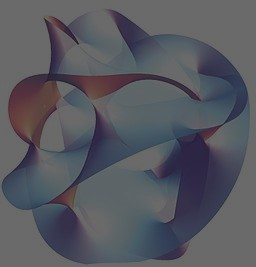
#> input picture Python/figures/0.jpg, 256 x 267 px; its folder holds only this picture in this run
$ jupyter execute --allow-errors 4_Lecture_LLMs_as_Assistants.ipynb
#> lines starting #> are read from the running program, lines starting #| are printed output that depends on the picture
# Large Language Models

Surely you've heard of ChatGPT. It's a large language model, which is a type of neural network used for natural language processing, amongst other things, based on the Transformer architecture.

We'll see two language models in this class:
- [Copilot](https://copilot.github.com), an AI pair programmer you may have already seen and can be active in VScode.
- [ChatGPT](http://chat.openai.com) or GPT-4 (GPT-4o), which is a large language model trained on a large corpus of text from the internet by OpenAI. Relative to Copilot, it generates larger blocks of reliable text but doesn't have quite the line-by-line pair programmer feeling of CoPilot.

# Copilot

Your AI pair programmer.

In this class, you may use Copilot primarily in two ways.

The first is code completion. We'll begin with `fibonacci = ` and see what it gives.

[cell 1]
fibonacci = [1,1,2,3,5,8,13,21,34,55,89,144,233,377,610]

If it did as expected in Jan. 2025, it just gave a list of Fibonacci numbers. Maybe this was what you wanted, but maybe it wasn't! What I wanted when I wrote this was a Fibonacci generating function. So let's try that.

[cell 2]
def fib(n):
    if n == 0:
        return 0
    if n == 1:
        return 1
    return fib(n-1) + fib(n-2)

[cell 3]
print(fib(10))

[cell 4]
# What was generated another time
# [5 lines left out: function fibonacci_generator_from_scratch, not called in this run]

We can also use comments to prompt Copilot. For example, `# compute pi as a series` will give us a series for computing pi.

[cell 5]
# compute pi as a series
def pi_series(n):
#> called with n = 1000
    pi = 0
    for i in range(n):
        pi += 4 * ((-1) ** i) / (2 * i + 1)
    return pi

[cell 6]
pi_series(1000)

# ChatGPT and GPT-4

To give you a sense of GPT, let's walk through an example.

**Problem Statement:** Suppose I would like to arrange a set of 13 photos in a radial pattern, where each photo's position is set according to its overall brightness. The collage is then saved to a new image file. This will test the "skill" of our chatbot: can it accurately determine brightness, can it arrange $13$ images when $13$ doesn't divide nicely into a grid for a collage, and does it know what I mean by center?

You can find the conversation I had with GPT-4o [here](https://chatgpt.com/share/678ea155-320c-8013-948d-aa0bd36c3907). I'll show you the prompts and output here in case the link doesn't work in the future.

**Prompt:** write me a simple python code that combines 13 images of almost exactly the same size into a radial pattern where brighter photos appear nearer the center than darker photos

# Response 1
Here's a Python script that arranges 13 images in a radial pattern, placing brighter images closer to the center and darker images further outward. The script uses OpenCV (`cv2`) and NumPy to process images and `PIL` for brightness calculation. It assumes all images are nearly the same size.

### Steps:
1. Load the images and compute their brightness.
2. Sort images based on brightness.
3. Arrange them in a circular pattern with brighter images closer to the center.
4. Combine them into a single output image.

You'll need to install dependencies if you haven't:
```bash
pip install opencv-python numpy pillow
```

#### **Python Script:**
```python
import cv2
import numpy as np
from PIL import Image, ImageStat
import math
import glob

# Load images
image_paths = sorted(glob.glob("images/*.jpg"))  # Adjust path pattern if needed
images = [cv2.imread(img_path) for img_path in image_paths]

# Function to compute brightness
def compute_brightness(img):
    pil_img = Image.fromarray(cv2.cvtColor(img, cv2.COLOR_BGR2RGB))
    stat = ImageStat.Stat(pil_img)
    return stat.mean[0]  # Average brightness

# Compute brightness of each image
brightness_values = [compute_brightness(img) for img in images]

# Sort images based on brightness (brightest first)
sorted_images = [img for _, img in sorted(zip(brightness_values, images), reverse=True)]

# Define canvas size
img_h, img_w, _ = images[0].shape  # Assume all images are similar in size
canvas_size = (img_w * 5, img_h * 5)  # Adjust as needed
center = (canvas_size[0] // 2, canvas_size[1] // 2)

# Create blank canvas
canvas = np.zeros((canvas_size[1], canvas_size[0], 3), dtype=np.uint8)

# Arrange images radially
num_images = len(sorted_images)
radius_step = img_w // 2  # Distance increment
max_radius = radius_step * (num_images // 3)  # Control spread

for i, img in enumerate(sorted_images):
    angle = (i / num_images) * 2 * math.pi  # Spread images evenly
    radius = max_radius * (1 - (brightness_values[i] / max(brightness_values)))  # Brighter → closer

    x_offset = int(center[0] + radius * math.cos(angle) - img_w // 2)
    y_offset = int(center[1] + radius * math.sin(angle) - img_h // 2)

    # Place image on canvas
    canvas[y_offset:y_offset+img_h, x_offset:x_offset+img_w] = img

# Save output
cv2.imwrite("radial_collage.jpg", canvas)
cv2.imshow("Radial Pattern", canvas)
cv2.waitKey(0)
cv2.destroyAllWindows()
```

### **How It Works:**
- It loads 13 images from an "images" folder.
- Computes brightness using PIL.
- Sorts them from brightest to darkest.
- Arranges them in a radial pattern, placing the brighter images closer to the center.

Let me know if you need modifications!

**Prompt:** It appears as though I don't have access to opencv-python dependencies. Can you suggest a rewrite that doesn't use this or cv2?

# Response 2
Certainly! Below is a revised version of your script that **does not use OpenCV (`cv2`)**. Instead, it relies entirely on **PIL (Pillow) and NumPy** to process and arrange the images in a radial pattern.

---

### **Python Script (No OpenCV Required)**
This script:
1. Loads images using **PIL (Pillow)**.
2. Computes brightness using **PIL**.
3. Sorts images from **brightest to darkest**.
4. Arranges them **radially**, with brighter images closer to the center.
5. Merges them into a **single output image**.

You may need to install dependencies:
```bash
pip install pillow numpy
```

---

```python
from PIL import Image, ImageStat
import numpy as np
import math
import glob

# Load images from a folder (adjust path as needed)
image_paths = sorted(glob.glob("images/*.jpg"))  # Change path if needed
images = [Image.open(img_path).convert("RGB") for img_path in image_paths]

# Function to compute brightness
def compute_brightness(img):
    stat = ImageStat.Stat(img)
    return stat.mean[0]  # Average brightness across the image

# Compute brightness for each image
brightness_values = [compute_brightness(img) for img in images]

# Sort images from brightest to darkest
sorted_images = [img for _, img in sorted(zip(brightness_values, images), reverse=True)]

# Define canvas size
img_w, img_h = images[0].size  # Assume all images are nearly same size
canvas_size = (img_w * 5, img_h * 5)  # Adjust as needed
center = (canvas_size[0] // 2, canvas_size[1] // 2)

# Create blank white canvas
canvas = Image.new("RGB", canvas_size, "white")

# Arrange images radially
num_images = len(sorted_images)
radius_step = img_w // 2  # Distance increment
max_radius = radius_step * (num_images // 3)  # Maximum spread radius

for i, img in enumerate(sorted_images):
    angle = (i / num_images) * 2 * math.pi  # Spread evenly in a circle
    radius = max_radius * (1 - (brightness_values[i] / max(brightness_values)))  # Brighter → closer

    x_offset = int(center[0] + radius * math.cos(angle) - img_w // 2)
    y_offset = int(center[1] + radius * math.sin(angle) - img_h // 2)

    # Paste image onto canvas
    canvas.paste(img, (x_offset, y_offset))

# Save and show the final image
canvas.save("radial_collage.jpg")
canvas.show()  # Opens the image for preview
```

---

### **How This Version Works:**
- Uses **PIL** (`Image` module) instead of OpenCV.
- Sorts images **based on brightness** using `ImageStat`.
- Places images **radially**, with brighter images **closer to the center**.
- Uses **NumPy and math** to calculate positions.

### **Output**
- Generates a `radial_collage.jpg` file in the working directory.
- Opens the image automatically using `canvas.show()`.

Let me know if you need any modifications!

[cell 7]
from PIL import Image, ImageStat
import numpy as np
import math
import glob

# Load images from a folder (adjust path as needed)
image_paths = sorted(glob.glob("figures/*.jpg"))  # Changed path to figures, where I store the images
images = [Image.open(img_path).convert("RGB") for img_path in image_paths]
#> images = 1 item

# Function to compute brightness
def compute_brightness(img):
    stat = ImageStat.Stat(img)
#> img is the input picture: PIL image 256x267 RGB; mean R, G, B 86.8, 88.2, 95.8
    return stat.mean[0]  # Average brightness across the image

# Compute brightness for each image
brightness_values = [compute_brightness(img) for img in images]
#> brightness_values = [86.82]

# Sort images from brightest to darkest
sorted_images = [img for _, img in sorted(zip(brightness_values, images), reverse=True)]
#> sorted_images = 1 item

# Define canvas size
img_w, img_h = images[0].size  # Assume all images are nearly same size
canvas_size = (img_w * 5, img_h * 5)  # Adjust as needed
center = (canvas_size[0] // 2, canvas_size[1] // 2)

# Create blank white canvas
canvas = Image.new("RGB", canvas_size, "white")
#> canvas: PIL image 1280x1335 RGB; every value is 255

# Arrange images radially
num_images = len(sorted_images)
#> num_images = 1
radius_step = img_w // 2  # Distance increment
max_radius = radius_step * (num_images // 3)  # Maximum spread radius
#> max_radius = 0

for i, img in enumerate(sorted_images):
    angle = (i / num_images) * 2 * math.pi  # Spread evenly in a circle
    radius = max_radius * (1 - (brightness_values[i] / max(brightness_values)))  # Brighter → closer

    x_offset = int(center[0] + radius * math.cos(angle) - img_w // 2)
    y_offset = int(center[1] + radius * math.sin(angle) - img_h // 2)

    # Paste image onto canvas
    canvas.paste(img, (x_offset, y_offset))
#> this loop made 1 pass
#> (angle, radius, x_offset, y_offset) on pass 1: (0, 0, 512, 534)
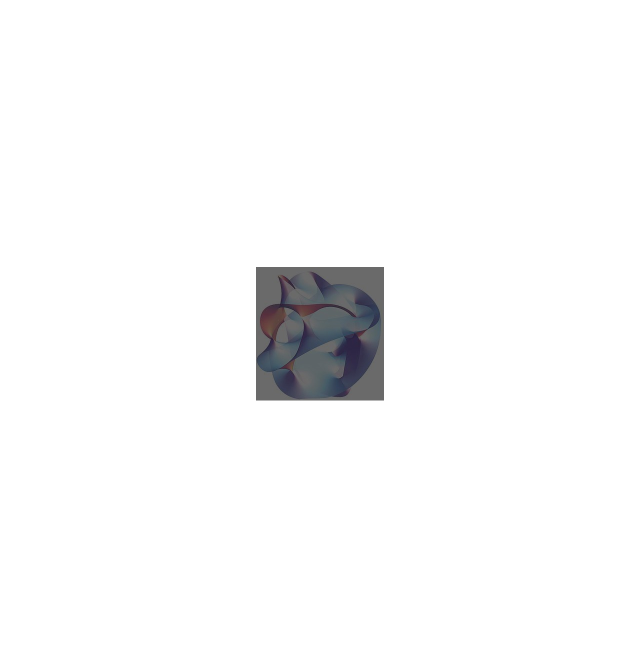
#> canvas: PIL image 1280x1335 RGB (shown at 1/2 size); mean R, G, B 248.3, 248.3, 248.6

# Save and show the final image
canvas.save("radial_collage.jpg")
canvas.show()  # Opens the image for preview

Of course, this wasn't what I had in mind. Clearly, the sorting by brightness has worked, in a way. But we can refine.

**Prompt:** this works! But can you adjust the code so that no picture overlaps another and the result is as symmetrical as possible.

Great! Below is an improved version of the script that **ensures no images overlap** and distributes them **symmetrically** while keeping **brighter images closer to the center**.

### **Key Improvements:**
1. **No Overlaps** – Uses concentric circles, increasing the radius when needed.
2. **Symmetrical Placement** – Arranges images evenly along each circle.
3. **Brighter Images Closer to Center** – Keeps the brightness-based ordering.

---

### **Python Script (Overlap-Free & Symmetrical)**
```python
from PIL import Image, ImageStat
import numpy as np
import math
import glob

# Load images
image_paths = sorted(glob.glob("images/*.jpg"))  # Change folder path if needed
images = [Image.open(img_path).convert("RGB") for img_path in image_paths]

# Function to compute brightness
def compute_brightness(img):
    stat = ImageStat.Stat(img)
    return stat.mean[0]  # Average brightness

# Compute brightness of each image
brightness_values = [compute_brightness(img) for img in images]

# Sort images (brighter images first)
sorted_images = [img for _, img in sorted(zip(brightness_values, images), reverse=True)]

# Define canvas size
img_w, img_h = images[0].size  # Assume all images are similar in size
canvas_size = (img_w * 6, img_h * 6)  # Adjust based on number of images
center = (canvas_size[0] // 2, canvas_size[1] // 2)

# Create blank white canvas
canvas = Image.new("RGB", canvas_size, "white")

# Arrange images in a **non-overlapping radial pattern**
num_images = len(sorted_images)
layers = math.ceil(math.sqrt(num_images))  # Number of concentric circles
radius_step = int(1.5 * img_w)  # Distance increment per layer

image_positions = []
layer_count = [0] * layers  # Track images per layer

for i, img in enumerate(sorted_images):
    layer = i // layers  # Determine which concentric circle
    layer_radius = radius_step * (layer + 1)

    # Determine angle based on how many images are in this layer
    images_in_layer = max(6, layer * 6)  # Ensures a balanced distribution
    angle = (layer_count[layer] / images_in_layer) * 2 * math.pi
    layer_count[layer] += 1

    x_offset = int(center[0] + layer_radius * math.cos(angle) - img_w // 2)
    y_offset = int(center[1] + layer_radius * math.sin(angle) - img_h // 2)

    # Store positions to check for overlap
    image_positions.append((x_offset, y_offset))

    # Paste image onto canvas
    canvas.paste(img, (x_offset, y_offset))

# Save and show the final image
canvas.save("radial_collage_no_overlap.jpg")
canvas.show()  # Opens the image for preview
```

---

### **How This Works:**
- **Divides the images into layers** (concentric circles).
- **Ensures symmetry** by spacing images **evenly** per layer.
- **Expands the radius dynamically** based on layer count.
- **No Overlaps** by controlling the number of images per layer.

---

### **Expected Output:**
- The **brightest images are near the center**.
- Images are arranged in **balanced concentric circles**.
- **No overlapping** images.

This version ensures **better spacing and symmetry** while keeping the brightness-based ordering. 🚀 Let me know if you need any refinements!

[cell 8]
from PIL import Image, ImageStat
import numpy as np
import math
import glob

# Load images
image_paths = sorted(glob.glob("figures/*.jpg"))  # Change folder path if needed
images = [Image.open(img_path).convert("RGB") for img_path in image_paths]

# Function to compute brightness
def compute_brightness(img):
    stat = ImageStat.Stat(img)
    return stat.mean[0]  # Average brightness

# Compute brightness of each image
brightness_values = [compute_brightness(img) for img in images]

# Sort images (brighter images first)
sorted_images = [img for _, img in sorted(zip(brightness_values, images), reverse=True)]

# Define canvas size
img_w, img_h = images[0].size  # Assume all images are similar in size
canvas_size = (img_w * 6, img_h * 6)  # Adjust based on number of images
center = (canvas_size[0] // 2, canvas_size[1] // 2)

# Create blank white canvas
canvas = Image.new("RGB", canvas_size, "white")
#> canvas: PIL image 1536x1602 RGB; every value is 255

# Arrange images in a **non-overlapping radial pattern**
num_images = len(sorted_images)
layers = math.ceil(math.sqrt(num_images))  # Number of concentric circles
#> layers = 1
radius_step = int(1.5 * img_w)  # Distance increment per layer

image_positions = []
layer_count = [0] * layers  # Track images per layer
#> layer_count = [0]

for i, img in enumerate(sorted_images):
    layer = i // layers  # Determine which concentric circle
    layer_radius = radius_step * (layer + 1)

    # Determine angle based on how many images are in this layer
    images_in_layer = max(6, layer * 6)  # Ensures a balanced distribution
    angle = (layer_count[layer] / images_in_layer) * 2 * math.pi
    layer_count[layer] += 1

    x_offset = int(center[0] + layer_radius * math.cos(angle) - img_w // 2)
    y_offset = int(center[1] + layer_radius * math.sin(angle) - img_h // 2)

    # Store positions to check for overlap
    image_positions.append((x_offset, y_offset))

    # Paste image onto canvas
    canvas.paste(img, (x_offset, y_offset))
#> this loop made 1 pass
#> (layer, layer_radius, images_in_layer, angle, x_offset, y_offset) on pass 1: (0, 384, 6, 0, 1024, 668)
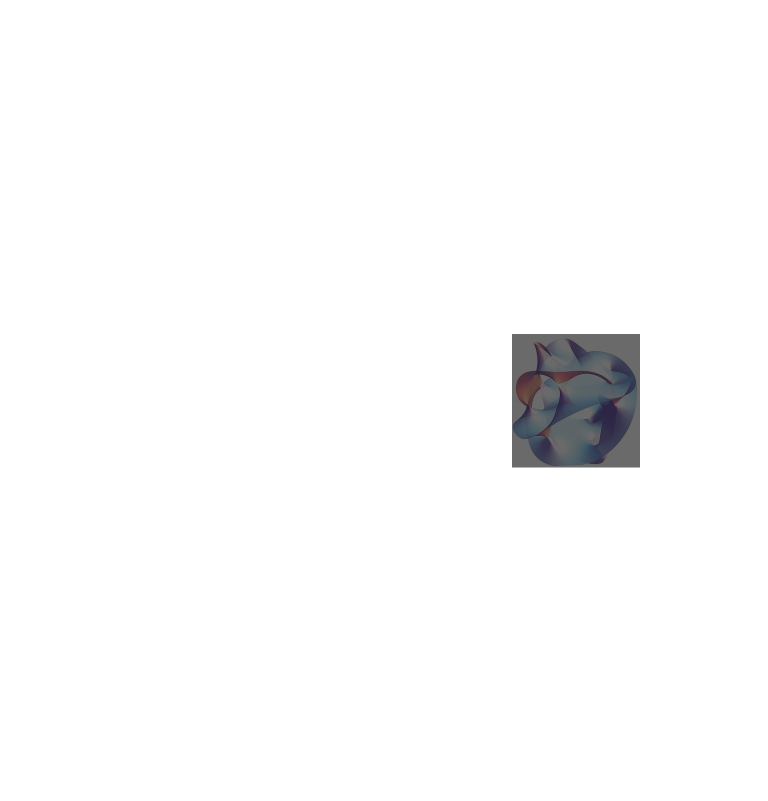
#> canvas: PIL image 1536x1602 RGB (shown at 1/2 size); mean R, G, B 250.3, 250.4, 250.6
#> after the loop, image_positions = [(1024, 668)]; layer_count = [1]
#> (the rest of the program and of its run is left out)
